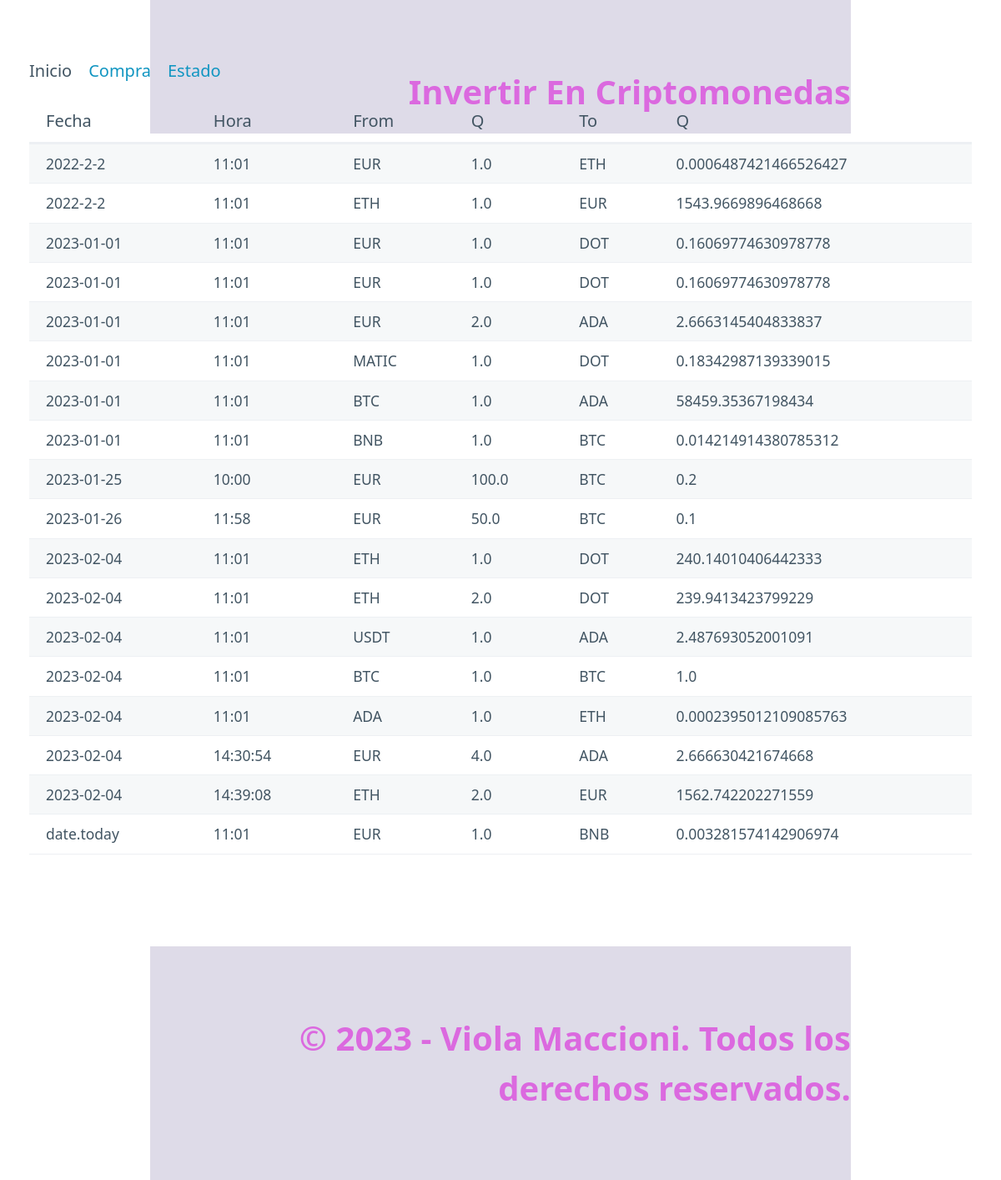
The app's page /, older data.
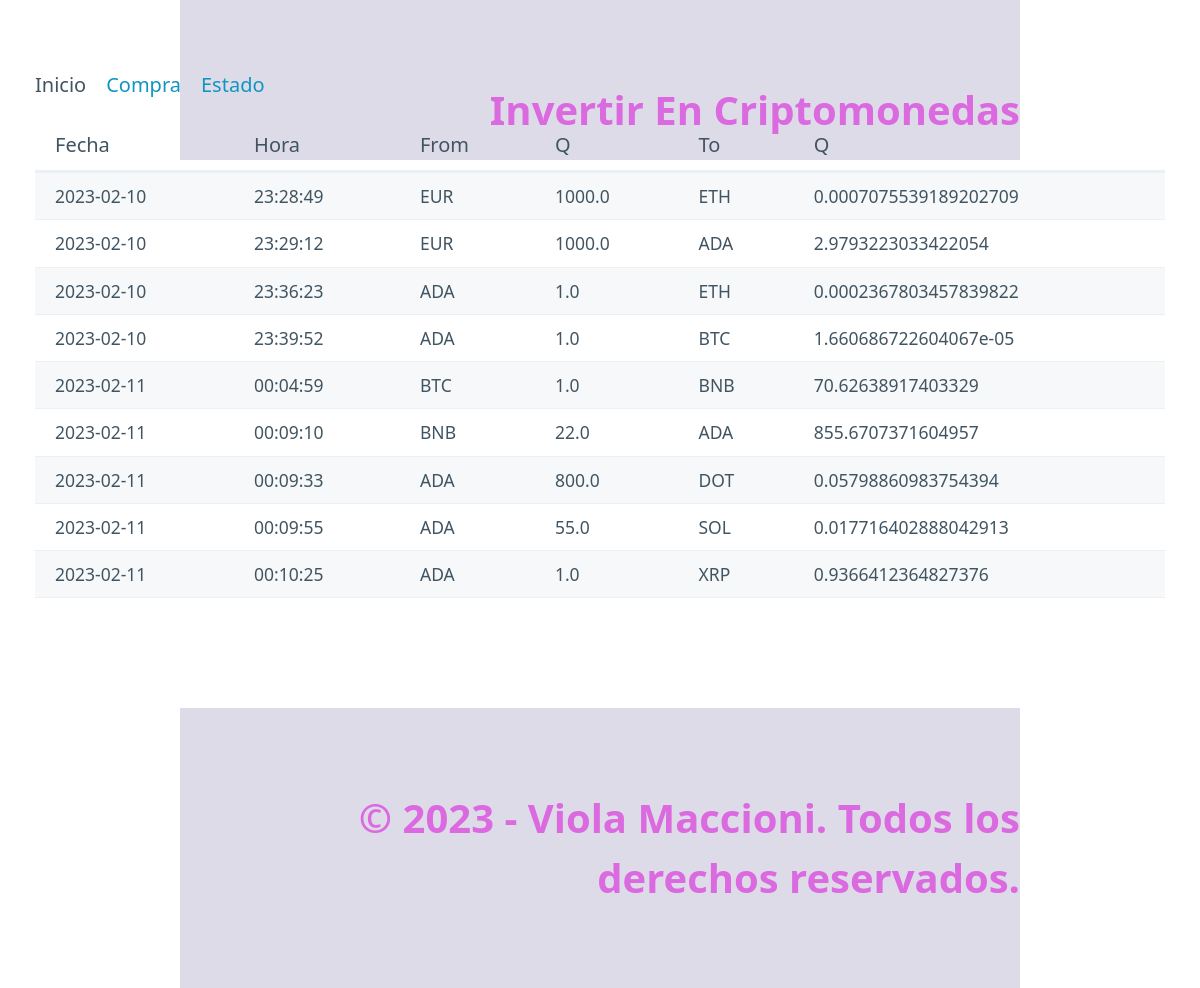
The same page, newer data.
### tables this page shows
CREATE TABLE "movements" (
	"id"	INTEGER,
	"date"	TEXT NOT NULL,
	"time"	TEXT NOT NULL,
	"moneda_from"	TEXT NOT NULL,
	"cantidad_from"	REAL NOT NULL,
	"moneda_to"	TEXT NOT NULL,
	"cantidad_to"	REAL NOT NULL,
	PRIMARY KEY("id" AUTOINCREMENT)
);

### registro_ig/routes.py (the view)
@app.route("/")#Home
def index():
    registros = select_all()#importo todo el registro
    return render_template("index.html", page = "Inicio", pageTitle="Home",data=registros)#data esta en index con jinja, y aqui creamos la variable asignandole la lista de diccionario data_mov

### registro_ig/models.py (called while the page is built)
def select_all():#importo todo lo que hay en el form sql a la pagina html
    connect = Conexion("select id,date,time,moneda_from,cantidad_from,moneda_to,cantidad_to from movements order by date;")
    columnas= connect.res.description#capturo los nombres de columnas
    filas = connect.res.fetchall()#capturo las filas de datos
    resultado= []#lista para guadar diccionario
    for fila in filas:
        dato={}#crear un diccionario para cada registro
        posicion=0#crear una posicion de columna para adjuntar y incrementar
        for campo in columnas:
            dato[campo[0]]=fila[posicion]#el campo columna es siempre en 0
            posicion += 1
        resultado.append(dato)
    connect.con.close()
    return resultado

### registro_ig/templates/index.html
{% extends "base.html" %}
{% block section %}
{% if data %}
<table role="grid">
    <thead>
        <tr>
            <th>Fecha</th>
            <th>Hora</th>
            <th>From</th>
            <th>Q</th>
            <th>To</th>
            <th>Q</th>
        </tr>
    </thead>
    <tbody>
        <div class="formulario">
            {% for movements in data %}
            <tr>
                <td>{{movements.date}}</td>
                <td>{{movements.time}}</td>
                <td>{{movements.moneda_from}}</td>
                <td>{{movements.cantidad_from}}</td>
                <td>{{movements.moneda_to}}</td>
                <td>{{movements.cantidad_to}}</td>
            </tr>
            {% endfor %}
        </div>
    </tbody>
</table>
{% else %}
<h3>No existen datos de movimientos...</h3>
{% endif %}
{% endblock %}

Row changes from the older to the newer data that the page shows:
removed movements: date "2022-2-2", time "11:01", moneda_from "EUR", cantidad_from "1.0", moneda_to "ETH", cantidad_to "0.0006487421466526427"
removed movements: date "2022-2-2", time "11:01", moneda_from "ETH", cantidad_from "1.0", moneda_to "EUR", cantidad_to "1543.9669896468668"
removed movements: date "2023-01-01", time "11:01", moneda_from "EUR", cantidad_from "1.0", moneda_to "DOT", cantidad_to "0.16069774630978778"
removed movements: date "2023-01-01", time "11:01", moneda_from "EUR", cantidad_from "1.0", moneda_to "DOT", cantidad_to "0.16069774630978778"
removed movements: date "2023-01-01", time "11:01", moneda_from "EUR", cantidad_from "2.0", moneda_to "ADA", cantidad_to "2.6663145404833837"
removed movements: date "2023-01-01", time "11:01", moneda_from "MATIC", cantidad_from "1.0", moneda_to "DOT", cantidad_to "0.18342987139339015"
removed movements: date "2023-01-01", time "11:01", moneda_from "BTC", cantidad_from "1.0", moneda_to "ADA", cantidad_to "58459.35367198434"
removed movements: date "2023-01-01", time "11:01", moneda_from "BNB", cantidad_from "1.0", moneda_to "BTC", cantidad_to "0.014214914380785312"
removed movements: date "2023-01-25", time "10:00", moneda_from "EUR", cantidad_from "100.0", moneda_to "BTC", cantidad_to "0.2"
removed movements: date "2023-01-26", time "11:58", moneda_from "EUR", cantidad_from "50.0", moneda_to "BTC", cantidad_to "0.1"
removed movements: date "2023-02-04", time "11:01", moneda_from "ETH", cantidad_from "1.0", moneda_to "DOT", cantidad_to "240.14010406442333"
removed movements: date "2023-02-04", time "11:01", moneda_from "ETH", cantidad_from "2.0", moneda_to "DOT", cantidad_to "239.9413423799229"
removed movements: date "2023-02-04", time "11:01", moneda_from "USDT", cantidad_from "1.0", moneda_to "ADA", cantidad_to "2.487693052001091"
removed movements: date "2023-02-04", time "11:01", moneda_from "BTC", cantidad_from "1.0", moneda_to "BTC", cantidad_to "1.0"
removed movements: date "2023-02-04", time "11:01", moneda_from "ADA", cantidad_from "1.0", moneda_to "ETH", cantidad_to "0.0002395012109085763"
removed movements: date "2023-02-04", time "14:30:54", moneda_from "EUR", cantidad_from "4.0", moneda_to "ADA", cantidad_to "2.666630421674668"
removed movements: date "2023-02-04", time "14:39:08", moneda_from "ETH", cantidad_from "2.0", moneda_to "EUR", cantidad_to "1562.742202271559"
removed movements: date "date.today", time "11:01", moneda_from "EUR", cantidad_from "1.0", moneda_to "BNB", cantidad_to "0.003281574142906974"
added movements: date "2023-02-10", time "23:28:49", moneda_from "EUR", cantidad_from "1000.0", moneda_to "ETH", cantidad_to "0.0007075539189202709"
added movements: date "2023-02-10", time "23:29:12", moneda_from "EUR", cantidad_from "1000.0", moneda_to "ADA", cantidad_to "2.9793223033422054"
added movements: date "2023-02-10", time "23:36:23", moneda_from "ADA", cantidad_from "1.0", moneda_to "ETH", cantidad_to "0.0002367803457839822"
added movements: date "2023-02-10", time "23:39:52", moneda_from "ADA", cantidad_from "1.0", moneda_to "BTC", cantidad_to "1.660686722604067e-05"
added movements: date "2023-02-11", time "00:04:59", moneda_from "BTC", cantidad_from "1.0", moneda_to "BNB", cantidad_to "70.62638917403329"
added movements: date "2023-02-11", time "00:09:10", moneda_from "BNB", cantidad_from "22.0", moneda_to "ADA", cantidad_to "855.6707371604957"
added movements: date "2023-02-11", time "00:09:33", moneda_from "ADA", cantidad_from "800.0", moneda_to "DOT", cantidad_to "0.05798860983754394"
added movements: date "2023-02-11", time "00:09:55", moneda_from "ADA", cantidad_from "55.0", moneda_to "SOL", cantidad_to "0.017716402888042913"
added movements: date "2023-02-11", time "00:10:25", moneda_from "ADA", cantidad_from "1.0", moneda_to "XRP", cantidad_to "0.9366412364827376"
